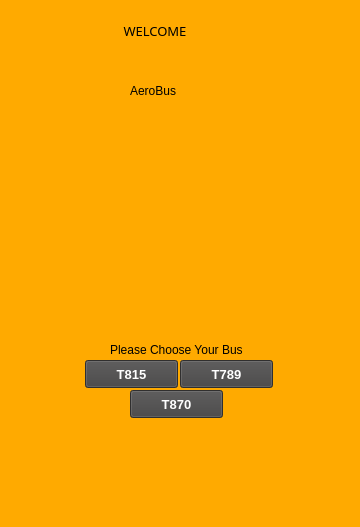
<?xml version="1.0" encoding="UTF-8"?>
<ui version="4.0">
 <class>MainWindow</class>
 <widget class="QMainWindow" name="MainWindow">
  <property name="geometry">
   <rect>
    <x>0</x>
    <y>0</y>
    <width>360</width>
    <height>527</height>
   </rect>
  </property>
  <property name="windowTitle">
   <string>MainWindow</string>
  </property>
  <property name="styleSheet">
   <string notr="true">background-color: rgb(255, 170, 0);</string>
  </property>
  <widget class="QWidget" name="centralwidget">
   <widget class="QLabel" name="label">
    <property name="geometry">
     <rect>
      <x>110</x>
      <y>10</y>
      <width>141</width>
      <height>41</height>
     </rect>
    </property>
    <property name="font">
     <font>
      <family>Lucida Handwriting</family>
      <pointsize>10</pointsize>
      <weight>50</weight>
      <italic>false</italic>
      <bold>false</bold>
     </font>
    </property>
    <property name="styleSheet">
     <string notr="true">font: 10pt &quot;Lucida Handwriting&quot;;</string>
    </property>
    <property name="text">
     <string>    WELCOME</string>
    </property>
    <property name="scaledContents">
     <bool>false</bool>
    </property>
   </widget>
   <widget class="QLabel" name="label_2">
    <property name="geometry">
     <rect>
      <x>130</x>
      <y>50</y>
      <width>111</width>
      <height>81</height>
     </rect>
    </property>
    <property name="styleSheet">
     <string notr="true">font: 75 18pt &quot;Candara&quot;;</string>
    </property>
    <property name="text">
     <string>AeroBus</string>
    </property>
   </widget>
   <widget class="QPushButton" name="pushButton">
    <property name="geometry">
     <rect>
      <x>85</x>
      <y>360</y>
      <width>93</width>
      <height>28</height>
     </rect>
    </property>
    <property name="font">
     <font>
      <pointsize>10</pointsize>
      <weight>75</weight>
      <italic>false</italic>
      <bold>true</bold>
      <underline>false</underline>
      <strikeout>false</strikeout>
      <stylestrategy>PreferAntialias</stylestrategy>
      <kerning>true</kerning>
     </font>
    </property>
    <property name="cursor">
     <cursorShape>ArrowCursor</cursorShape>
    </property>
    <property name="styleSheet">
     <string notr="true">QPushButton{
background-color: rgb(67, 66, 66);
	color: rgb(255, 255, 255);
	
}
QPushbutton:enabled{
background-color: rgb(85, 0, 255);
	color: rgb(255, 255, 255);
}
QPushButton:pressed{
background-color: rgb(13, 47, 114);
	color: rgb(255, 255, 254);
}
QPushButton:hover:!pressed{
background-color: rgb(189, 110, 12);
	color: rgb(12, 47, 112);
}
QPushButton:disabled{
background-color: rgb(170, 170, 170);
	color: rgb(255, 255, 255);
}
</string>
    </property>
    <property name="text">
     <string>T815</string>
    </property>
   </widget>
   <widget class="QPushButton" name="pushButton_2">
    <property name="geometry">
     <rect>
      <x>180</x>
      <y>360</y>
      <width>93</width>
      <height>28</height>
     </rect>
    </property>
    <property name="font">
     <font>
      <pointsize>10</pointsize>
      <weight>75</weight>
      <bold>true</bold>
     </font>
    </property>
    <property name="styleSheet">
     <string notr="true">QPushButton{
background-color: rgb(67, 66, 66);
	color: rgb(255, 255, 255);
}
QPushbutton:enabled{
background-color: rgb(85, 0, 255);
	color: rgb(255, 255, 255);
}
QPushButton:pressed{
background-color: rgb(13, 47, 114);
	color: rgb(255, 255, 254);
}
QPushButton:hover:!pressed{
background-color: rgb(189, 110, 12);
	color: rgb(12, 47, 112);
}
QPushButton:disabled{
background-color: rgb(170, 170, 170);
	color: rgb(255, 255, 255);
}
</string>
    </property>
    <property name="text">
     <string>T789</string>
    </property>
   </widget>
   <widget class="QPushButton" name="pushButton_3">
    <property name="geometry">
     <rect>
      <x>130</x>
      <y>390</y>
      <width>93</width>
      <height>28</height>
     </rect>
    </property>
    <property name="font">
     <font>
      <pointsize>10</pointsize>
      <weight>75</weight>
      <bold>true</bold>
     </font>
    </property>
    <property name="styleSheet">
     <string notr="true">QPushButton{
background-color: rgb(67, 66, 66);
	color: rgb(255, 255, 255);
}
QPushbutton:enabled{
background-color: rgb(85, 0, 255);
	color: rgb(255, 255, 255);
}
QPushButton:pressed{
background-color: rgb(13, 47, 114);
	color: rgb(255, 255, 254);
}
QPushButton:hover:!pressed{
background-color: rgb(189, 110, 12);
	color: rgb(12, 47, 112);
}
QPushButton:disabled{
background-color: rgb(170, 170, 170);
	color: rgb(255, 255, 255);
}
</string>
    </property>
    <property name="text">
     <string>T870</string>
    </property>
   </widget>
   <widget class="QLabel" name="label_4">
    <property name="geometry">
     <rect>
      <x>110</x>
      <y>340</y>
      <width>151</width>
      <height>20</height>
     </rect>
    </property>
    <property name="styleSheet">
     <string notr="true">font: 63 8pt &quot;Yu Gothic UI Semibold&quot;;</string>
    </property>
    <property name="text">
     <string>Please Choose Your Bus</string>
    </property>
   </widget>
   <widget class="QLabel" name="label_3">
    <property name="geometry">
     <rect>
      <x>100</x>
      <y>180</y>
      <width>161</width>
      <height>111</height>
     </rect>
    </property>
    <property name="autoFillBackground">
     <bool>false</bool>
    </property>
    <property name="styleSheet">
     <string notr="true">background-image:url(:/nurl(:/newPrefix/clipart2228037.png)ewPrefix/clipart2228037.png)</string>
    </property>
    <property name="text">
     <string/>
    </property>
    <property name="pixmap">
     <pixmap>:/newPrefix/clipart2228037.png</pixmap>
    </property>
    <property name="scaledContents">
     <bool>true</bool>
    </property>
   </widget>
  </widget>
  <widget class="QMenuBar" name="menubar">
   <property name="geometry">
    <rect>
     <x>0</x>
     <y>0</y>
     <width>360</width>
     <height>26</height>
    </rect>
   </property>
  </widget>
  <widget class="QStatusBar" name="statusbar"/>
 </widget>
 <resources>
  <include location="logo.qrc"/>
 </resources>
 <connections/>
</ui>
